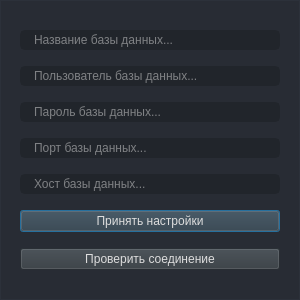
<?xml version="1.0" encoding="UTF-8"?>
<ui version="4.0">
 <class>Dialog</class>
 <widget class="QDialog" name="Dialog">
  <property name="geometry">
   <rect>
    <x>0</x>
    <y>0</y>
    <width>300</width>
    <height>300</height>
   </rect>
  </property>
  <property name="minimumSize">
   <size>
    <width>300</width>
    <height>300</height>
   </size>
  </property>
  <property name="maximumSize">
   <size>
    <width>300</width>
    <height>300</height>
   </size>
  </property>
  <property name="windowTitle">
   <string>Dialog</string>
  </property>
  <property name="styleSheet">
   <string notr="true">

QWidget{
	color: rgb(221, 221, 221);
	font: 10pt &quot;Segoe UI&quot;;
}
QFrame {
border: none;
}

QPushButton {
	background-color: rgba(50, 57, 63, 180);
}
/* /////////////////////////////////////////////////////////////////////////////////////////////////
Tooltip */
QToolTip {
	color: #ffffff;
	background-color: rgba(33, 37, 43, 180);
	border: 1px solid rgb(44, 49, 58);
	background-image: none;
	background-position: left center;
    background-repeat: no-repeat;
	border: none;
	border-left: 2px solid rgb(130, 130, 130);
	text-align: left;
	padding-left: 8px;
	margin: 0px;
	background-image: none;
}

/* /////////////////////////////////////////////////////////////////////////////////////////////////
Bg App */
#bgApp {
	background-color: rgb(40, 44, 52);
	border: 1px solid rgb(44, 49, 58);
}

/* /////////////////////////////////////////////////////////////////////////////////////////////////
Left Menu */
#leftMenuBg {
	background-color: rgb(33, 37, 43);
}
#topLogo {
	border-image: url(:/icons/images/icons/aramid.svg) 0 0 0 0 stretch stretch;
	background-position: centered;
	background-repeat: no-repeat;
}
#topLogoInfo {
background-color: rgb(119, 118, 123);
}
#titleLeftApp { font: 63 12pt &quot;Segoe UI Semibold&quot;; }
#titleLeftDescription { font: 8pt &quot;Segoe UI&quot;; color: rgb(189, 147, 249); }

/* MENUS */
#topMenu .QPushButton {
	background-position: left center;
    background-repeat: no-repeat;
	border: none;
	border-left: 22px solid transparent;
	background-color: transparent;
	text-align: left;
	padding-left: 44px;
}
#topMenu .QPushButton:hover {
	background-color: rgb(40, 44, 52);
}
#topMenu .QPushButton:pressed {
	background-color: rgb(35, 40, 49);
	color: rgb(255, 255, 255);
}
#bottomMenu .QPushButton {
	background-position: left center;
    background-repeat: no-repeat;
	border: none;
	border-left: 20px solid transparent;
	background-color:transparent;
	text-align: left;
	padding-left: 44px;
}
#bottomMenu .QPushButton:hover {
	background-color: rgb(40, 44, 52);
}
#bottomMenu .QPushButton:pressed {
	background-color: rgb(35, 40, 49);
	color: rgb(255, 255, 255);
}
#leftMenuFrame{
	border-top: 3px solid rgb(44, 49, 58);
}

/* Toggle Button */
#toggleButton {
	background-position: left center;
    background-repeat: no-repeat;
	border: none;
	border-left: 20px solid transparent;
	background-color: rgb(37, 41, 48);
	text-align: left;
	padding-left: 44px;
	color: rgb(113, 126, 149);
}
#toggleButton:hover {
	background-color: rgb(40, 44, 52);
}
#toggleButton:pressed {
	background-color: rgb(35, 40, 49);
}

/* Title Menu */
#titleRightInfo { padding-left: 10px; }


/* /////////////////////////////////////////////////////////////////////////////////////////////////
Extra Tab */
#extraLeftBox {
	background-color: rgb(44, 49, 58);
}
#extraTopBg{
	background-color: rgba(33, 37, 43, 180);
}

/* Icon */
#extraIcon {
	background-position: center;
	background-repeat: no-repeat;
	background-image: url(:/icons/images/icons/icon_settings.png);
}

/* Label */
#extraLabel { color: rgb(255, 255, 255); }

/* Btn Close */
#extraCloseColumnBtn { background-color: rgba(255, 255, 255, 0); border: none;  border-radius: 5px; }
#extraCloseColumnBtn:hover { background-color: rgb(40, 44, 52); border-style: solid; border-radius: 4px; }
#extraCloseColumnBtn:pressed { background-color: rgb(35, 40, 49); border-style: solid; border-radius: 4px; }

/* Extra Content */
#extraContent{
	border-top: 3px solid rgb(40, 44, 52);
}

/* Extra Top Menus */
#extraTopMenu .QPushButton {
background-position: left center;
    background-repeat: no-repeat;
	border: none;
	border-left: 22px solid transparent;
	background-color:transparent;
	text-align: left;
	padding-left: 44px;
}
#extraTopMenu .QPushButton:hover {
	background-color: rgb(40, 44, 52);
}
#extraTopMenu .QPushButton:pressed {
	background-color: rgb(35, 40, 49);
	color: rgb(255, 255, 255);
}

/* /////////////////////////////////////////////////////////////////////////////////////////////////
Content App */
#contentTopBg{
	background-color: rgb(33, 37, 43);
}
#contentBottom{
	border-top: 3px solid rgb(44, 49, 58);
}

/* Top Buttons */
#rightButtons .QPushButton { background-color: rgba(255, 255, 255, 0); border: none;  border-radius: 5px; }
#rightButtons .QPushButton:hover { background-color: rgb(44, 49, 57); border-style: solid; border-radius: 4px; }
#rightButtons .QPushButton:pressed { background-color: rgb(23, 26, 30); border-style: solid; border-radius: 4px; }

/* Theme Settings */
#extraRightBox { background-color: rgb(44, 49, 58); }
#themeSettingsTopDetail { background-color: rgb(189, 147, 249); }

/* Bottom Bar */
#bottomBar { background-color: rgb(44, 49, 58); }
#bottomBar QLabel { font-size: 11px; color: rgb(113, 126, 149); padding-left: 10px; padding-right: 10px; padding-bottom: 2px; }

/* CONTENT SETTINGS */
/* MENUS */
#contentSettings .QPushButton {
	background-position: left center;
    background-repeat: no-repeat;
	border: none;
	border-left: 22px solid transparent;
	background-color:transparent;
	text-align: left;
	padding-left: 44px;
}
#contentSettings .QPushButton:hover {
	background-color: rgb(40, 44, 52);
}
#contentSettings .QPushButton:pressed {
	background-color: rgb(35, 40, 49);
	color: rgb(255, 255, 255);
}

/* /////////////////////////////////////////////////////////////////////////////////////////////////
QTableWidget */
QTableWidget {
	background-color: transparent;
	padding: 10px;
	border-radius: 5px;
	border-bottom: 1px solid rgb(44, 49, 60);
}
QTableWidget::item{
	border-color: rgb(44, 49, 60);
	padding-left: 5px;
	padding-right: 5px;
	gridline-color: rgb(44, 49, 60);
}
QTableWidget::item:selected{
	background-color: rgb(120, 120, 120);
}
QHeaderView::section{
	background-color: rgb(33, 37, 43);
	max-width: 30px;
	border: 1px solid rgb(44, 49, 58);
	border-style: none;
    border-bottom: 1px solid rgb(44, 49, 60);
    border-right: 1px solid rgb(44, 49, 60);
}
QTableWidget::horizontalHeader {
	background-color: rgb(33, 37, 43);
}
QHeaderView::section:horizontal
{
    border: 1px solid rgb(33, 37, 43);
	background-color: rgb(33, 37, 43);
	padding: 3px;
}
QHeaderView::section:vertical
{
    border: 1px solid rgb(44, 49, 60);
}

/* /////////////////////////////////////////////////////////////////////////////////////////////////
LineEdit */
QLineEdit {
	background-color: rgb(33, 37, 43);
	border-radius: 5px;
	border: 2px solid rgb(33, 37, 43);
	padding-left: 10px;
	selection-color: rgb(255, 255, 255);
	selection-background-color: rgb(255, 121, 198);
}
QLineEdit:hover {
	border: 2px solid rgb(64, 71, 88);
}
QLineEdit:focus {
	border: 2px solid rgb(91, 101, 124);
}

/* /////////////////////////////////////////////////////////////////////////////////////////////////
PlainTextEdit */
QPlainTextEdit {
	background-color: rgb(27, 29, 35);
	border-radius: 5px;
	padding: 10px;
	selection-color: rgb(255, 255, 255);
	selection-background-color: rgb(255, 121, 198);
}
QPlainTextEdit  QScrollBar:vertical {
    width: 8px;
 }
QPlainTextEdit  QScrollBar:horizontal {
    height: 8px;
 }
QPlainTextEdit:hover {
	border: 2px solid rgb(64, 71, 88);
}
QPlainTextEdit:focus {
	border: 2px solid rgb(91, 101, 124);
}

/* /////////////////////////////////////////////////////////////////////////////////////////////////
ScrollBars */
QScrollBar:horizontal {
    border: none;
    background: rgb(150, 150, 150);
    height: 8px;
    margin: 0px 21px 0 21px;
	border-radius: 0px;
}
QScrollBar::handle:horizontal {
    background: rgb(130, 130, 130);
    min-width: 25px;
	border-radius: 4px
}
QScrollBar::add-line:horizontal {
    border: none;
    background: rgb(100, 100, 100);
    width: 20px;
	border-top-right-radius: 4px;
    border-bottom-right-radius: 4px;
    subcontrol-position: right;
    subcontrol-origin: margin;
}
QScrollBar::sub-line:horizontal {
    border: none;
    background: rgb(100, 100, 100);
    width: 20px;
	border-top-left-radius: 4px;
    border-bottom-left-radius: 4px;
    subcontrol-position: left;
    subcontrol-origin: margin;
}
QScrollBar::up-arrow:horizontal, QScrollBar::down-arrow:horizontal
{
     background: none;
}
QScrollBar::add-page:horizontal, QScrollBar::sub-page:horizontal
{
     background: none;
}
 QScrollBar:vertical {
	border: none;
    background: rgb(220, 220, 220);
    width: 8px;
    margin: 21px 0 21px 0;
	border-radius: 0px;
 }
 QScrollBar::handle:vertical {
	background: rgb(50, 50, 50);
    min-height: 25px;
	border-radius: 4px
 }
 QScrollBar::add-line:vertical {
     border: none;
    background: rgb(200, 200, 200);
     height: 20px;
	border-bottom-left-radius: 4px;
    border-bottom-right-radius: 4px;
     subcontrol-position: bottom;
     subcontrol-origin: margin;
 }
 QScrollBar::sub-line:vertical {
	border: none;
    background: rgb(200, 200, 200);
     height: 20px;
	border-top-left-radius: 4px;
    border-top-right-radius: 4px;
     subcontrol-position: top;
     subcontrol-origin: margin;
 }
 QScrollBar::up-arrow:vertical, QScrollBar::down-arrow:vertical {
     background: none;
 }

 QScrollBar::add-page:vertical, QScrollBar::sub-page:vertical {
     background: none;
 }

/* /////////////////////////////////////////////////////////////////////////////////////////////////
CheckBox */
QCheckBox::indicator {
    border: 3px solid rgb(52, 59, 72);
	width: 15px;
	height: 15px;
	border-radius: 10px;
    background:rgb(100, 100, 100);
}
QCheckBox::indicator:hover {
    border: 3px solid rgb(58, 66, 81);
}
QCheckBox::indicator:checked {
    background: 3px solid rgb(52, 59, 72);
	border: 3px solid rgb(52, 59, 72);
	background-image: url(:/icons/images/icons/cil-check-alt.png);
}

/* /////////////////////////////////////////////////////////////////////////////////////////////////
RadioButton */
QRadioButton::indicator {
    border: 3px solid rgb(52, 59, 72);
	width: 15px;
	height: 15px;
	border-radius: 10px;
    background: rgb(44, 49, 60);
}
QRadioButton::indicator:hover {
    border: 3px solid rgb(58, 66, 81);
}
QRadioButton::indicator:checked {
    background: 3px solid rgb(94, 106, 130);
	border: 3px solid rgb(52, 59, 72);
}

/* /////////////////////////////////////////////////////////////////////////////////////////////////
ComboBox */
QComboBox{
	background-color: rgb(27, 29, 35);
	border-radius: 5px;
	border: 2px solid rgb(33, 37, 43);
	padding: 5px;
	padding-left: 10px;
}
QComboBox:hover{
	border: 2px solid rgb(64, 71, 88);
}
QComboBox::drop-down {
	subcontrol-origin: padding;
	subcontrol-position: top right;
	width: 25px;
	border-left-width: 3px;
	border-left-color: rgba(39, 44, 54, 150);
	border-left-style: solid;
	border-top-right-radius: 3px;
	border-bottom-right-radius: 3px;
	background-image: url(:/icons/images/icons/cil-arrow-bottom.png);
	background-position: center;
	background-repeat: no-reperat;
 }
QComboBox QAbstractItemView {
	color: rgb(255, 255, 255);
	background-color: rgb(33, 37, 43);
	padding: 10px;
	selection-background-color: rgb(39, 44, 54);
}

/* /////////////////////////////////////////////////////////////////////////////////////////////////
Sliders */
QSlider::groove:horizontal {
    border-radius: 5px;
    height: 10px;
	margin: 0px;
	background-color: rgb(52, 59, 72);
}
QSlider::groove:horizontal:hover {
	background-color: rgb(55, 62, 76);
}
QSlider::handle:horizontal {
    background-color: rgb(189, 147, 249);
    border: none;
    height: 10px;
    width: 10px;
    margin: 0px;
	border-radius: 5px;
}
QSlider::handle:horizontal:hover {
    background-color: rgb(195, 155, 255);
}
QSlider::handle:horizontal:pressed {
    background-color: rgb(35, 40, 49);
}

QSlider::groove:vertical {
    border-radius: 5px;
    width: 10px;
    margin: 0px;
	background-color: rgb(52, 59, 72);
}
QSlider::groove:vertical:hover {
	background-color: rgb(55, 62, 76);
}
QSlider::handle:vertical {
    background-color: rgb(189, 147, 249);
	border: none;
    height: 10px;
    width: 10px;
    margin: 0px;
	border-radius: 5px;
}
QSlider::handle:vertical:hover {
    background-color: rgb(195, 155, 255);
}
QSlider::handle:vertical:pressed {
    background-color: rgb(35, 40, 49);
}

/* /////////////////////////////////////////////////////////////////////////////////////////////////
CommandLinkButton */
QCommandLinkButton {
	color: rgb(255, 121, 198);
	border-radius: 5px;
	padding: 5px;
}
QCommandLinkButton:hover {
	color: rgb(255, 170, 255);
	background-color: rgb(44, 49, 60);
}
QCommandLinkButton:pressed {
	color: rgb(189, 147, 249);
	background-color: rgb(35, 40, 49);
}

/* /////////////////////////////////////////////////////////////////////////////////////////////////
Button */
#pagesContainer QPushButton {
	border: 2px solid rgb(52, 59, 72);
	border-radius: 5px;
	background-color: rgb(52, 59, 72);
}
#pagesContainer QPushButton:hover {
	background-color: rgb(57, 65, 80);
	border: 2px solid rgb(61, 70, 86);
}
#pagesContainer QPushButton:pressed {
	background-color: rgb(35, 40, 49);
	border: 2px solid rgb(43, 50, 61);
}

#extraLeftBox QPushButton {
	background-color: rgb(35, 40, 49);
	padding: 5px;
}

#result_page {
	background-color: rgb(94, 92, 100);
}
#result_page QPushButton {
	background-color: rgb(35, 40, 49);
	padding: 5px;
}
QTableView {
	background-color: rgb(35, 40, 49);
}
#pagesContainer  {
	background-color: rgb(94, 92, 100);
}

#btn_report {
	background-image: url(:/icons/images/icons/cil-file.png);
}
#btn_bar {
    background-image: url(:/icons/images/icons/cil-chart-pie.png);
}
#btn_result {
	background-image: url(:/icons/images/icons/cil-task.png);
}
QDialog {
	color: rgb(221, 221, 221);
	font: 10pt &quot;Segoe UI&quot;;
	background-color: rgb(40, 44, 52);
	border: 1px solid rgb(44, 49, 58);
}</string>
  </property>
  <property name="modal">
   <bool>false</bool>
  </property>
  <layout class="QVBoxLayout" name="verticalLayout">
   <item>
    <widget class="QFrame" name="frame">
     <property name="frameShape">
      <enum>QFrame::StyledPanel</enum>
     </property>
     <property name="frameShadow">
      <enum>QFrame::Raised</enum>
     </property>
     <layout class="QVBoxLayout" name="verticalLayout_2">
      <item>
       <widget class="QLineEdit" name="lineEdit">
        <property name="placeholderText">
         <string>Название базы данных...</string>
        </property>
       </widget>
      </item>
      <item>
       <widget class="QLineEdit" name="lineEdit_2">
        <property name="placeholderText">
         <string>Пользователь базы данных...</string>
        </property>
       </widget>
      </item>
      <item>
       <widget class="QLineEdit" name="lineEdit_3">
        <property name="placeholderText">
         <string>Пароль базы данных...</string>
        </property>
       </widget>
      </item>
      <item>
       <widget class="QLineEdit" name="lineEdit_4">
        <property name="placeholderText">
         <string>Порт базы данных...</string>
        </property>
       </widget>
      </item>
      <item>
       <widget class="QLineEdit" name="lineEdit_5">
        <property name="placeholderText">
         <string>Хост базы данных...</string>
        </property>
       </widget>
      </item>
      <item>
       <widget class="QPushButton" name="pushButton">
        <property name="cursor">
         <cursorShape>PointingHandCursor</cursorShape>
        </property>
        <property name="text">
         <string>Принять настройки</string>
        </property>
       </widget>
      </item>
      <item>
       <widget class="QPushButton" name="pushButton_2">
        <property name="cursor">
         <cursorShape>PointingHandCursor</cursorShape>
        </property>
        <property name="text">
         <string>Проверить соединение</string>
        </property>
       </widget>
      </item>
     </layout>
    </widget>
   </item>
  </layout>
 </widget>
 <resources/>
 <connections/>
</ui>
